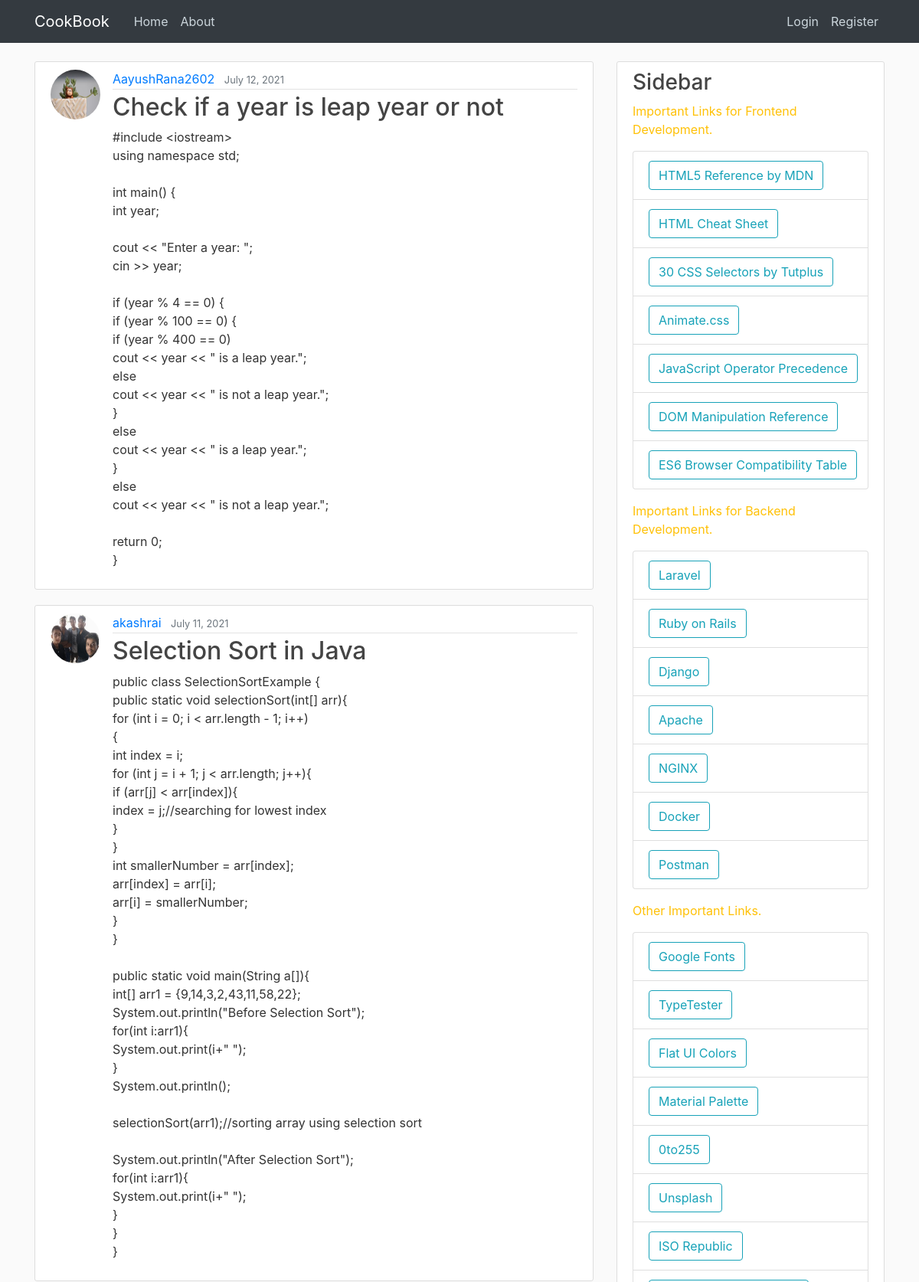
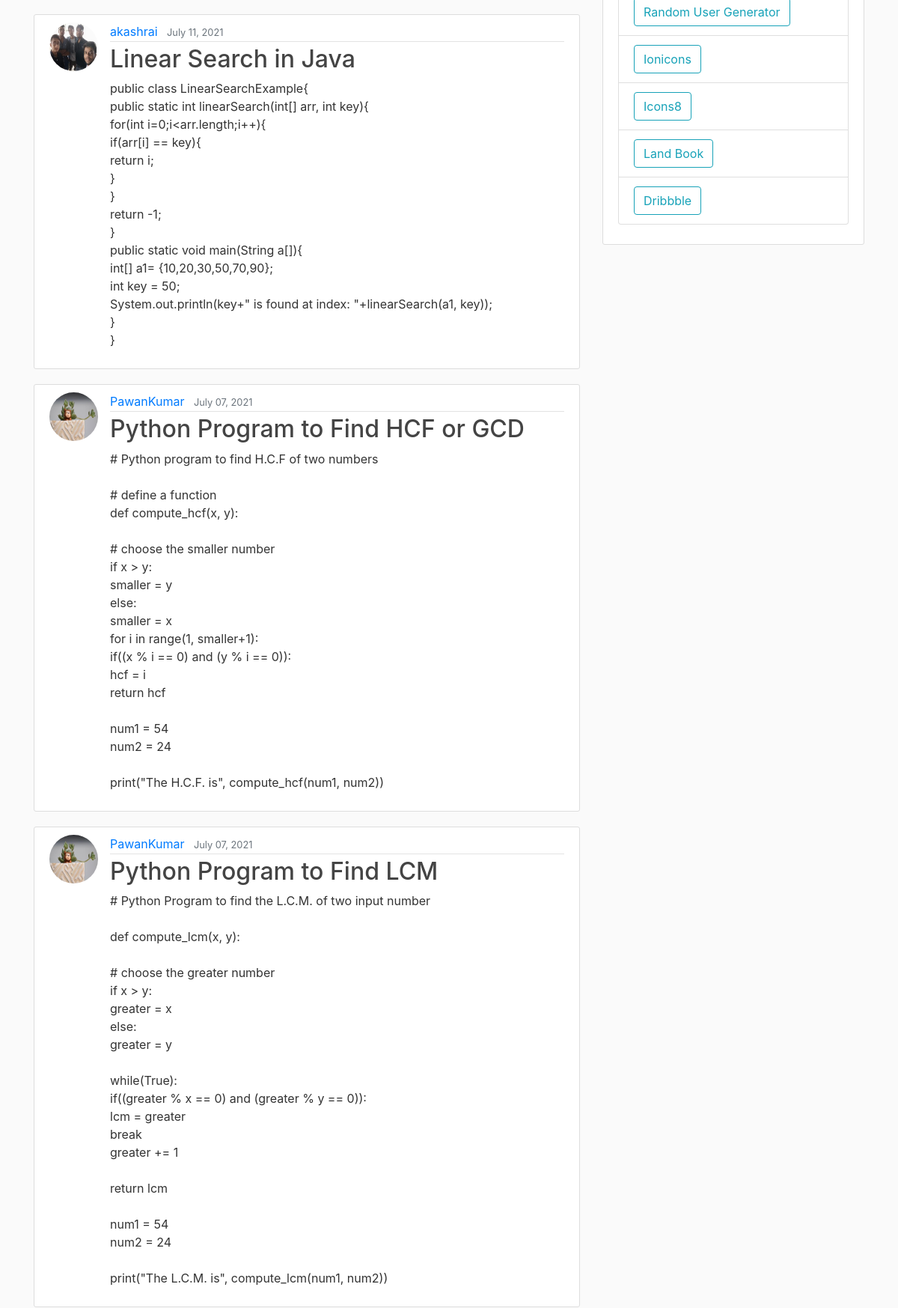
The page / (upper part) on the database its author committed (2 pictures, top to bottom).
### blog/models.py (models this page shows, shortened)
class Post(models.Model):
    title=models.CharField(max_length=256)
    content=models.TextField()
    date_posted=models.DateTimeField(default=timezone.now)
    author=models.ForeignKey(User,on_delete=models.CASCADE)

### users/models.py (models this page shows, shortened)
class Profile(models.Model):
    user=models.OneToOneField(User,on_delete=models.CASCADE)
    image=models.ImageField(default='default.jpg',upload_to='profile_pics')

### blog/views.py (the view)
# urls.py: path('',PostListView.as_view(),name='blog-home'),
class PostListView(ListView):
    model=Post
    template_name='blog/home.html' #<app>/<model>_<viewtype>.html
    context_object_name='posts'
    ordering=['-date_posted']
    paginate_by=5

### blog/templates/blog/home.html (shortened to what this page needs)
{% extends "blog/base.html" %} {% block content %} {% for post in posts %}
<article class="media content-section">
  <img
    class="rounded-circle article-img"
    src="{{ post.author.profile.image.url }}"
  />
  <div class="media-body">
    <div class="article-metadata">
      <a class="mr-2" href="{% url 'user-posts' post.author.username %}">{{ post.author }}</a>
      <small class="text-muted">{{ post.date_posted|date:"F d, Y" }}</small>
    </div>
    <h2>
      <a class="article-title" href="{% url 'post-detail' post.id %}"
        >{{ post.title }}</a
      >
    </h2>
    <p class="article-content">{{ post.content }}</p>
  </div>
</article>
{% endfor %}
{% endblock content %}

### blog/static/blog/main.css (style rules this page uses)
body { background: #fafafa; color: #333333; margin-top: 5rem; }
h1, h2, h3, h4, h5, h6 { color: #444444; }
.content-section { background: #ffffff; padding: 10px 20px; border: 1px solid #dddddd; border-radius: 3px; margin-bottom: 20px; }
.article-title { color: #444444; }
.article-content { white-space: pre-line; }
.article-img { height: 65px; width: 65px; margin-right: 16px; }
.article-metadata { padding-bottom: 1px; margin-bottom: 4px; border-bottom: 1px solid #e3e3e3; }

### rows shown on the page
Post: author.profile.image (placeholder picture), author "AayushRana2602", date_posted "July 12, 2021", title "Check if a year is leap year or not", content "#include <iostream> using namespace std; int main() { int year; cout << \"Enter a year: \"; cin >> year; if (year % 4 == 0) { if (year % 100 == 0) { if (year % 400 == 0) cout << year << \" is a leap year.\"; else cout << year << \" is not a leap year.\"; } else cout << year << \" is a leap year.\"; } else cout << year << \" is not a leap year.\"; return 0; }"
Post: author.profile.image (picture), author "akashrai", date_posted "July 11, 2021", title "Selection Sort in Java", content "public class SelectionSortExample { public static void selectionSort(int[] arr){ for (int i = 0; i < arr.length - 1; i++) { int index = i; for (int j = i + 1; j < arr.length; j++){ if (arr[j] < arr[index]){ index = j;//searching for lowest index } } int smallerNumber = arr[index]; arr[index] = arr[i]; arr[i] = smallerNumber; } } public static void main(String a[]){ int[] arr1 = {9,14,3,2,43,11,58,22}; System.out.println(\"Before Selection Sort\"); for(int i:arr1){ System.out.print(i+\" \"); } System.out.println(); selectionSort(arr1);//sorting array using selection sort System.out.println(\"After Selection Sort\"); for(int i:arr1){ System.out.print(i+\" \"); } } }"
Post: author.profile.image (picture), author "akashrai", date_posted "July 11, 2021", title "Linear Search in Java", content "public class LinearSearchExample{ public static int linearSearch(int[] arr, int key){ for(int i=0;i<arr.length;i++){ if(arr[i] == key){ return i; } } return -1; } public static void main(String a[]){ int[] a1= {10,20,30,50,70,90}; int key = 50; System.out.println(key+\" is found at index: \"+linearSearch(a1, key)); } }"
Post: author.profile.image (placeholder picture), author "PawanKumar", date_posted "July 07, 2021", title "Python Program to Find HCF or GCD", content "# Python program to find H.C.F of two numbers # define a function def compute_hcf(x, y): # choose the smaller number if x > y: smaller = y else: smaller = x for i in range(1, smaller+1): if((x % i == 0) and (y % i == 0)): hcf = i return hcf num1 = 54 num2 = 24 print(\"The H.C.F. is\", compute_hcf(num1, num2))"
Post: author.profile.image (placeholder picture), author "PawanKumar", date_posted "July 07, 2021", title "Python Program to Find LCM", content "# Python Program to find the L.C.M. of two input number def compute_lcm(x, y): # choose the greater number if x > y: greater = x else: greater = y while(True): if((greater % x == 0) and (greater % y == 0)): lcm = greater break greater += 1 return lcm num1 = 54 num2 = 24 print(\"The L.C.M. is\", compute_lcm(num1, num2))"
